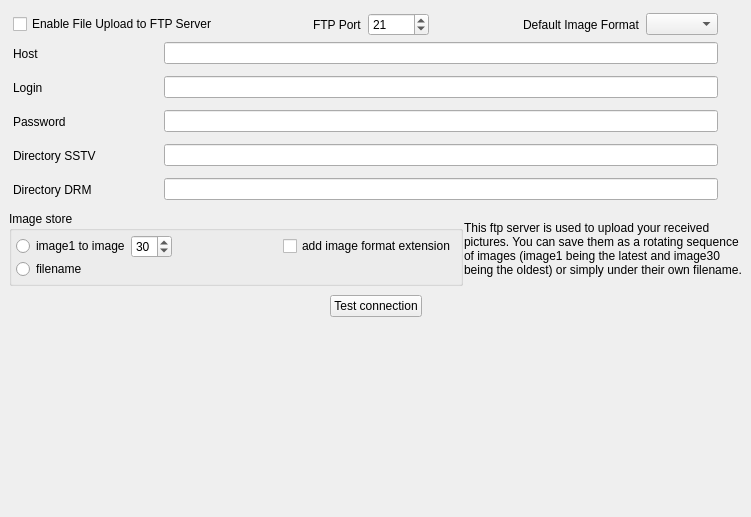
<?xml version="1.0" encoding="UTF-8"?>
<ui version="4.0">
 <class>ftpConfig</class>
 <widget class="QWidget" name="ftpConfig">
  <property name="geometry">
   <rect>
    <x>0</x>
    <y>0</y>
    <width>751</width>
    <height>517</height>
   </rect>
  </property>
  <property name="windowTitle">
   <string>Form</string>
  </property>
  <layout class="QVBoxLayout" name="verticalLayout_2">
   <property name="spacing">
    <number>1</number>
   </property>
   <property name="leftMargin">
    <number>9</number>
   </property>
   <property name="topMargin">
    <number>9</number>
   </property>
   <property name="rightMargin">
    <number>9</number>
   </property>
   <property name="bottomMargin">
    <number>9</number>
   </property>
   <item>
    <layout class="QHBoxLayout" name="_2">
     <property name="spacing">
      <number>6</number>
     </property>
     <property name="leftMargin">
      <number>4</number>
     </property>
     <property name="topMargin">
      <number>4</number>
     </property>
     <property name="rightMargin">
      <number>4</number>
     </property>
     <property name="bottomMargin">
      <number>0</number>
     </property>
     <item>
      <widget class="QCheckBox" name="enableFTPCheckBox">
       <property name="text">
        <string>Enable File Upload to FTP Server</string>
       </property>
      </widget>
     </item>
     <item>
      <spacer>
       <property name="orientation">
        <enum>Qt::Horizontal</enum>
       </property>
       <property name="sizeType">
        <enum>QSizePolicy::Expanding</enum>
       </property>
       <property name="sizeHint" stdset="0">
        <size>
         <width>20</width>
         <height>20</height>
        </size>
       </property>
      </spacer>
     </item>
     <item>
      <widget class="QLabel" name="ftpPortLabel">
       <property name="text">
        <string>FTP Port</string>
       </property>
       <property name="wordWrap">
        <bool>false</bool>
       </property>
      </widget>
     </item>
     <item>
      <widget class="QSpinBox" name="ftpPortSpinBox">
       <property name="minimum">
        <number>1</number>
       </property>
       <property name="maximum">
        <number>10000</number>
       </property>
       <property name="value">
        <number>21</number>
       </property>
      </widget>
     </item>
     <item>
      <spacer>
       <property name="orientation">
        <enum>Qt::Horizontal</enum>
       </property>
       <property name="sizeType">
        <enum>QSizePolicy::Expanding</enum>
       </property>
       <property name="sizeHint" stdset="0">
        <size>
         <width>20</width>
         <height>20</height>
        </size>
       </property>
      </spacer>
     </item>
     <item>
      <widget class="QLabel" name="defaultImageModeLabel">
       <property name="text">
        <string>Default Image Format</string>
       </property>
       <property name="wordWrap">
        <bool>false</bool>
       </property>
      </widget>
     </item>
     <item>
      <widget class="QComboBox" name="ftpDefaultImageFormatComboBox"/>
     </item>
     <item>
      <spacer>
       <property name="orientation">
        <enum>Qt::Horizontal</enum>
       </property>
       <property name="sizeType">
        <enum>QSizePolicy::Preferred</enum>
       </property>
       <property name="sizeHint" stdset="0">
        <size>
         <width>20</width>
         <height>20</height>
        </size>
       </property>
      </spacer>
     </item>
    </layout>
   </item>
   <item>
    <layout class="QHBoxLayout" name="_4">
     <property name="spacing">
      <number>6</number>
     </property>
     <property name="leftMargin">
      <number>4</number>
     </property>
     <property name="topMargin">
      <number>4</number>
     </property>
     <property name="rightMargin">
      <number>4</number>
     </property>
     <property name="bottomMargin">
      <number>4</number>
     </property>
     <item>
      <widget class="QLabel" name="remoteHostLabel">
       <property name="sizePolicy">
        <sizepolicy hsizetype="Fixed" vsizetype="Fixed">
         <horstretch>0</horstretch>
         <verstretch>0</verstretch>
        </sizepolicy>
       </property>
       <property name="minimumSize">
        <size>
         <width>145</width>
         <height>25</height>
        </size>
       </property>
       <property name="text">
        <string>Host</string>
       </property>
       <property name="wordWrap">
        <bool>false</bool>
       </property>
      </widget>
     </item>
     <item>
      <widget class="QLineEdit" name="remoteHostLineEdit"/>
     </item>
     <item>
      <spacer>
       <property name="orientation">
        <enum>Qt::Horizontal</enum>
       </property>
       <property name="sizeType">
        <enum>QSizePolicy::Preferred</enum>
       </property>
       <property name="sizeHint" stdset="0">
        <size>
         <width>20</width>
         <height>20</height>
        </size>
       </property>
      </spacer>
     </item>
    </layout>
   </item>
   <item>
    <layout class="QHBoxLayout" name="_3">
     <property name="spacing">
      <number>6</number>
     </property>
     <property name="leftMargin">
      <number>4</number>
     </property>
     <property name="topMargin">
      <number>4</number>
     </property>
     <property name="rightMargin">
      <number>4</number>
     </property>
     <property name="bottomMargin">
      <number>4</number>
     </property>
     <item>
      <widget class="QLabel" name="ftploginLabel">
       <property name="sizePolicy">
        <sizepolicy hsizetype="Fixed" vsizetype="Fixed">
         <horstretch>0</horstretch>
         <verstretch>0</verstretch>
        </sizepolicy>
       </property>
       <property name="minimumSize">
        <size>
         <width>145</width>
         <height>25</height>
        </size>
       </property>
       <property name="text">
        <string>Login</string>
       </property>
       <property name="wordWrap">
        <bool>false</bool>
       </property>
      </widget>
     </item>
     <item>
      <widget class="QLineEdit" name="ftpLoginLineEdit"/>
     </item>
     <item>
      <spacer>
       <property name="orientation">
        <enum>Qt::Horizontal</enum>
       </property>
       <property name="sizeType">
        <enum>QSizePolicy::Preferred</enum>
       </property>
       <property name="sizeHint" stdset="0">
        <size>
         <width>20</width>
         <height>20</height>
        </size>
       </property>
      </spacer>
     </item>
    </layout>
   </item>
   <item>
    <layout class="QHBoxLayout">
     <property name="spacing">
      <number>6</number>
     </property>
     <property name="leftMargin">
      <number>4</number>
     </property>
     <property name="topMargin">
      <number>4</number>
     </property>
     <property name="rightMargin">
      <number>4</number>
     </property>
     <property name="bottomMargin">
      <number>4</number>
     </property>
     <item>
      <widget class="QLabel" name="passwordLabel">
       <property name="sizePolicy">
        <sizepolicy hsizetype="Fixed" vsizetype="Fixed">
         <horstretch>0</horstretch>
         <verstretch>0</verstretch>
        </sizepolicy>
       </property>
       <property name="minimumSize">
        <size>
         <width>145</width>
         <height>25</height>
        </size>
       </property>
       <property name="text">
        <string>Password</string>
       </property>
       <property name="wordWrap">
        <bool>false</bool>
       </property>
      </widget>
     </item>
     <item>
      <widget class="QLineEdit" name="ftpPasswordLineEdit">
       <property name="echoMode">
        <enum>QLineEdit::Password</enum>
       </property>
      </widget>
     </item>
     <item>
      <spacer>
       <property name="orientation">
        <enum>Qt::Horizontal</enum>
       </property>
       <property name="sizeType">
        <enum>QSizePolicy::Preferred</enum>
       </property>
       <property name="sizeHint" stdset="0">
        <size>
         <width>20</width>
         <height>20</height>
        </size>
       </property>
      </spacer>
     </item>
    </layout>
   </item>
   <item>
    <layout class="QHBoxLayout" name="_5">
     <property name="spacing">
      <number>6</number>
     </property>
     <property name="leftMargin">
      <number>4</number>
     </property>
     <property name="topMargin">
      <number>4</number>
     </property>
     <property name="rightMargin">
      <number>4</number>
     </property>
     <property name="bottomMargin">
      <number>4</number>
     </property>
     <item>
      <widget class="QLabel" name="remoteSSTVDirectoryLabel">
       <property name="sizePolicy">
        <sizepolicy hsizetype="Fixed" vsizetype="Fixed">
         <horstretch>0</horstretch>
         <verstretch>0</verstretch>
        </sizepolicy>
       </property>
       <property name="minimumSize">
        <size>
         <width>145</width>
         <height>25</height>
        </size>
       </property>
       <property name="text">
        <string>Directory SSTV</string>
       </property>
       <property name="wordWrap">
        <bool>false</bool>
       </property>
      </widget>
     </item>
     <item>
      <widget class="QLineEdit" name="remoteSSTVDirectoryLineEdit"/>
     </item>
     <item>
      <spacer>
       <property name="orientation">
        <enum>Qt::Horizontal</enum>
       </property>
       <property name="sizeType">
        <enum>QSizePolicy::Preferred</enum>
       </property>
       <property name="sizeHint" stdset="0">
        <size>
         <width>20</width>
         <height>20</height>
        </size>
       </property>
      </spacer>
     </item>
    </layout>
   </item>
   <item>
    <layout class="QHBoxLayout" name="_6">
     <property name="spacing">
      <number>6</number>
     </property>
     <property name="leftMargin">
      <number>4</number>
     </property>
     <property name="topMargin">
      <number>4</number>
     </property>
     <property name="rightMargin">
      <number>4</number>
     </property>
     <property name="bottomMargin">
      <number>4</number>
     </property>
     <item>
      <widget class="QLabel" name="remoteDRMDirectoryLabel">
       <property name="sizePolicy">
        <sizepolicy hsizetype="Fixed" vsizetype="Fixed">
         <horstretch>0</horstretch>
         <verstretch>0</verstretch>
        </sizepolicy>
       </property>
       <property name="minimumSize">
        <size>
         <width>145</width>
         <height>25</height>
        </size>
       </property>
       <property name="text">
        <string>Directory DRM</string>
       </property>
       <property name="wordWrap">
        <bool>false</bool>
       </property>
      </widget>
     </item>
     <item>
      <widget class="QLineEdit" name="remoteDRMDirectoryLineEdit"/>
     </item>
     <item>
      <spacer>
       <property name="orientation">
        <enum>Qt::Horizontal</enum>
       </property>
       <property name="sizeType">
        <enum>QSizePolicy::Preferred</enum>
       </property>
       <property name="sizeHint" stdset="0">
        <size>
         <width>20</width>
         <height>20</height>
        </size>
       </property>
      </spacer>
     </item>
    </layout>
   </item>
   <item>
    <layout class="QHBoxLayout" name="horizontalLayout_3">
     <property name="topMargin">
      <number>4</number>
     </property>
     <property name="bottomMargin">
      <number>4</number>
     </property>
     <item>
      <widget class="QGroupBox" name="groupBox">
       <property name="title">
        <string>Image store</string>
       </property>
       <layout class="QVBoxLayout" name="verticalLayout">
        <property name="spacing">
         <number>1</number>
        </property>
        <property name="leftMargin">
         <number>4</number>
        </property>
        <property name="topMargin">
         <number>4</number>
        </property>
        <property name="rightMargin">
         <number>4</number>
        </property>
        <property name="bottomMargin">
         <number>4</number>
        </property>
        <item>
         <layout class="QHBoxLayout" name="horizontalLayout_2">
          <item>
           <widget class="QRadioButton" name="imageRadioButton">
            <property name="text">
             <string>image1 to image</string>
            </property>
           </widget>
          </item>
          <item>
           <widget class="QSpinBox" name="ftpNumImagesSpinBox">
            <property name="minimum">
             <number>1</number>
            </property>
            <property name="maximum">
             <number>50</number>
            </property>
            <property name="value">
             <number>30</number>
            </property>
           </widget>
          </item>
          <item>
           <spacer name="horizontalSpacer">
            <property name="orientation">
             <enum>Qt::Horizontal</enum>
            </property>
            <property name="sizeHint" stdset="0">
             <size>
              <width>40</width>
              <height>20</height>
             </size>
            </property>
           </spacer>
          </item>
          <item>
           <widget class="QCheckBox" name="addExtensionCheckBox">
            <property name="text">
             <string>add image format extension</string>
            </property>
           </widget>
          </item>
         </layout>
        </item>
        <item>
         <widget class="QRadioButton" name="filenameRadioButton">
          <property name="text">
           <string>filename</string>
          </property>
         </widget>
        </item>
       </layout>
      </widget>
     </item>
     <item>
      <widget class="QLabel" name="label_2">
       <property name="text">
        <string>This ftp server is used to upload your received pictures. You can save them as a rotating sequence of images (image1 being the latest and image30 being the oldest) or simply under their own filename.</string>
       </property>
       <property name="wordWrap">
        <bool>true</bool>
       </property>
      </widget>
     </item>
    </layout>
   </item>
   <item>
    <layout class="QHBoxLayout" name="horizontalLayout" stretch="0,0,0">
     <property name="leftMargin">
      <number>4</number>
     </property>
     <property name="topMargin">
      <number>4</number>
     </property>
     <property name="rightMargin">
      <number>4</number>
     </property>
     <property name="bottomMargin">
      <number>4</number>
     </property>
     <item>
      <spacer name="horizontalSpacer_2">
       <property name="orientation">
        <enum>Qt::Horizontal</enum>
       </property>
       <property name="sizeHint" stdset="0">
        <size>
         <width>40</width>
         <height>20</height>
        </size>
       </property>
      </spacer>
     </item>
     <item>
      <widget class="QPushButton" name="testFTPPushButton">
       <property name="text">
        <string>Test connection</string>
       </property>
      </widget>
     </item>
     <item>
      <spacer name="horizontalSpacer_3">
       <property name="orientation">
        <enum>Qt::Horizontal</enum>
       </property>
       <property name="sizeHint" stdset="0">
        <size>
         <width>40</width>
         <height>20</height>
        </size>
       </property>
      </spacer>
     </item>
    </layout>
   </item>
   <item>
    <spacer name="spacer">
     <property name="orientation">
      <enum>Qt::Vertical</enum>
     </property>
     <property name="sizeType">
      <enum>QSizePolicy::Expanding</enum>
     </property>
     <property name="sizeHint" stdset="0">
      <size>
       <width>20</width>
       <height>6</height>
      </size>
     </property>
    </spacer>
   </item>
  </layout>
 </widget>
 <resources/>
 <connections/>
</ui>
